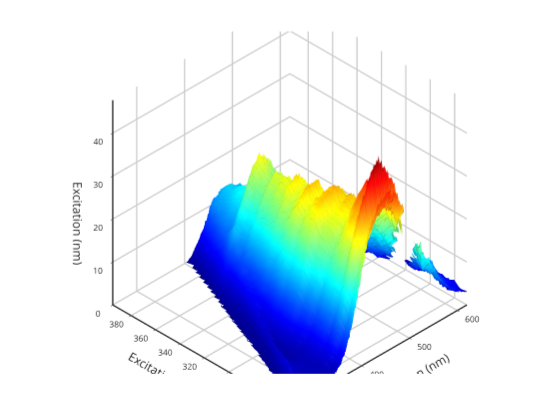

Write notebook code for a chart like this one.
### Markdown cell above
# Picking specific values

Using the graph below you can find fluorescence values at any ex/em pairs that you wish to use for fluorescnece indices such as humification index or fluorescence index.

### Code cell
% use the plotly plotting command to make the surface rotatable
graphics_toolkit ("plotly"); 
makesurfaceplot(F,em,ex)

### Figure 1 — Plotly figure (JSON) as saved in the notebook; plotly's stock layout.template omitted (floating-point values rounded to 4 significant figures; data arrays with more than 128 entries replaced by an {"elided": "..."} marker saying what was removed)
{"data": [{"autocolorscale": "false", "cauto": "false", "cmax": 43.28, "cmin": 0, "colorscale": [[0, "rgb(0,0,143)"], [0.01587, "rgb(0,0,159)"], [0.03175, "rgb(0,0,175)"], [0.04762, "rgb(0,0,191)"], [0.06349, "rgb(0,0,207)"], [0.07937, "rgb(0,0,223)"], [0.09524, "rgb(0,0,239)"], [0.1111, "rgb(0,0,255)"], [0.127, "rgb(0,15,255)"], [0.1429, "rgb(0,31,255)"], [0.1587, "rgb(0,47,255)"], [0.1746, "rgb(0,63,255)"], [0.1905, "rgb(0,79,255)"], [0.2063, "rgb(0,95,255)"], [0.2222, "rgb(0,111,255)"], [0.2381, "rgb(0,127,255)"], [0.254, "rgb(0,143,255)"], [0.2698, "rgb(0,159,255)"], [0.2857, "rgb(0,175,255)"], [0.3016, "rgb(0,191,255)"], [0.3175, "rgb(0,207,255)"], [0.3333, "rgb(0,223,255)"], [0.3492, "rgb(0,239,255)"], [0.3651, "rgb(0,255,255)"], [0.381, "rgb(15,255,239)"], [0.3968, "rgb(31,255,223)"], [0.4127, "rgb(47,255,207)"], [0.4286, "rgb(63,255,191)"], [0.4444, "rgb(79,255,175)"], [0.4603, "rgb(95,255,159)"], [0.4762, "rgb(111,255,143)"], [0.4921, "rgb(127,255,127)"], [0.5079, "rgb(143,255,111)"], [0.5238, "rgb(159,255,95)"], [0.5397, "rgb(175,255,79)"], [0.5556, "rgb(191,255,63)"], [0.5714, "rgb(207,255,47)"], [0.5873, "rgb(223,255,31)"], [0.6032, "rgb(239,255,15)"], [0.619, "rgb(255,255,0)"], [0.6349, "rgb(255,239,0)"], [0.6508, "rgb(255,223,0)"], [0.6667, "rgb(255,207,0)"], [0.6825, "rgb(255,191,0)"], [0.6984, "rgb(255,175,0)"], [0.7143, "rgb(255,159,0)"], [0.7302, "rgb(255,143,0)"], [0.746, "rgb(255,127,0)"], [0.7619, "rgb(255,111,0)"], [0.7778, "rgb(255,95,0)"], [0.7937, "rgb(255,79,0)"], [0.8095, "rgb(255,63,0)"], [0.8254, "rgb(255,47,0)"], [0.8413, "rgb(255,31,0)"], [0.8571, "rgb(255,15,0)"], [0.873, "rgb(255,0,0)"], [0.8889, "rgb(239,0,0)"], [0.9048, "rgb(223,0,0)"], [0.9206, "rgb(207,0,0)"], [0.9365, "rgb(191,0,0)"], [0.9524, "rgb(175,0,0)"], [0.9683, "rgb(159,0,0)"], [0.9841, "rgb(143,0,0)"], [1, "rgb(127,0,0)"]], "contours": {"x": {"highlight": true, "highlightcolor": "rgb(0, 0, 0)", "highlightwidth": 1, "show": false}, "y": {"highlight": true, "highlightcolor": "rgb(0, 0, 0)", "highlightwidth": 1, "show": false}, "z": {"highlight": true, "highlightcolor": "rgb(0, 0, 0)", "highlightwidth": 1, "show": false}}, "name": "", "scene": "scene", "showlegend": false, "showscale": false, "surfacecolor": {"elided": "30x371 float values"}, "type": "surface", "visibility": true, "x": {"elided": "371 float values"}, "y": [250, 255, 260, 265.1, 270, 275, 280, 285.1, 290, 295, 300, 305.1, 310, 315, 320, 325.1, 330, 335.1, 340, 345.1, 350, 355.1, 360, 365.1, 370, 375.1, 380, 385, 390, 395.1], "z": {"elided": "30x371 float values"}}], "layout": {"height": 420, "hovermode": "closest", "margin": {"b": 0, "l": 0, "r": 0, "t": 0}, "plot_bgcolor": "rgba(0, 0, 0, 0)", "scene": {"aspectmode": "manual", "aspectratio": {"x": 1.464, "y": 1.464, "z": 1.464}, "camera": {"center": {"x": 0, "y": 0, "z": 0}, "eye": {"x": 1.25, "y": 1.25, "z": 1.25}, "projection": {"type": "orthographic"}, "up": {"x": 0, "y": 0, "z": 1}}, "domain": {"x": [0.13, 0.905], "y": [0.11, 0.925]}, "xaxis": {"autorange": false, "exponentformat": "none", "gridcolor": "", "gridwidth": 3, "linecolor": "rgb(38,38,38)", "linewidth": 3, "mirror": false, "range": [620, 250], "showgrid": true, "showline": true, "side": "bottom", "spikedash": "solid", "spikemode": "across", "spikesides": false, "spikethickness": 1, "tickangle": 0, "tickcolor": "rgb(38,38,38)", "tickfont": {"color": "rgb(38,38,38)", "size": 10}, "ticklen": 3, "ticks": "outside", "ticktext": ["300", "400", "500", "600"], "tickvals": [300, 400, 500, 600], "title": {"font": {"color": "rgb(38,38,38)", "size": 12}, "text": "Emission (nm)"}, "type": "linear", "visible": true, "zeroline": false}, "yaxis": {"autorange": false, "exponentformat": "none", "gridcolor": "", "gridwidth": 3, "linecolor": "rgb(38,38,38)", "linewidth": 3, "mirror": false, "range": [395.1, 250], "showgrid": true, "showline": true, "side": "left", "spikedash": "solid", "spikemode": "across", "spikesides": false, "spikethickness": 1, "tickangle": 0, "tickcolor": "rgb(38,38,38)", "tickfont": {"color": "rgb(38,38,38)", "size": 10}, "ticklen": 3, "ticks": "outside", "ticktext": ["260", "280", "300", "320", "340", "360", "380"], "tickvals": [260, 280, 300, 320, 340, 360, 380], "title": {"font": {"color": "rgb(38,38,38)", "size": 12}, "text": "Excitation (nm)"}, "type": "linear", "visible": true, "zeroline": false}, "zaxis": {"autorange": false, "exponentformat": "none", "gridcolor": "", "gridwidth": 3, "linecolor": "rgb(38,38,38)", "linewidth": 3, "mirror": false, "range": [0, 47.61], "showgrid": true, "showline": true, "side": "none", "spikedash": "solid", "spikemode": "across", "spikesides": false, "spikethickness": 1, "tickangle": 0, "tickcolor": "rgb(38,38,38)", "tickfont": {"color": "rgb(38,38,38)", "size": 10}, "ticklen": 3, "ticks": "outside", "ticktext": ["0", "10", "20", "30", "40"], "tickvals": [0, 10, 20, 30, 40], "title": {"font": {"color": "rgb(38,38,38)", "size": 12}, "text": "Excitation (nm)"}, "type": "linear", "visible": true, "zeroline": false}}, "showlegend": false, "width": 560}}
